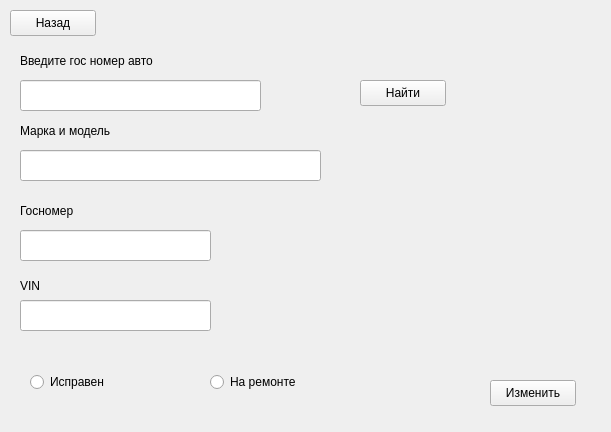
<?xml version="1.0" encoding="UTF-8"?>
<ui version="4.0">
 <class>edit_auto</class>
 <widget class="QWidget" name="edit_auto">
  <property name="geometry">
   <rect>
    <x>0</x>
    <y>0</y>
    <width>611</width>
    <height>432</height>
   </rect>
  </property>
  <property name="windowTitle">
   <string>Form</string>
  </property>
  <widget class="QPushButton" name="pushButton_back">
   <property name="geometry">
    <rect>
     <x>10</x>
     <y>10</y>
     <width>86</width>
     <height>26</height>
    </rect>
   </property>
   <property name="text">
    <string>Назад</string>
   </property>
  </widget>
  <widget class="QPushButton" name="pushButton_edit">
   <property name="geometry">
    <rect>
     <x>490</x>
     <y>380</y>
     <width>86</width>
     <height>26</height>
    </rect>
   </property>
   <property name="text">
    <string>Изменить</string>
   </property>
  </widget>
  <widget class="QLineEdit" name="lineEdit_poisk">
   <property name="geometry">
    <rect>
     <x>20</x>
     <y>80</y>
     <width>241</width>
     <height>31</height>
    </rect>
   </property>
  </widget>
  <widget class="QPushButton" name="pushButton_poisk">
   <property name="geometry">
    <rect>
     <x>360</x>
     <y>80</y>
     <width>86</width>
     <height>26</height>
    </rect>
   </property>
   <property name="text">
    <string>Найти</string>
   </property>
  </widget>
  <widget class="QLabel" name="label">
   <property name="geometry">
    <rect>
     <x>20</x>
     <y>50</y>
     <width>171</width>
     <height>21</height>
    </rect>
   </property>
   <property name="text">
    <string>Введите гос номер авто</string>
   </property>
  </widget>
  <widget class="QLineEdit" name="lineEdit">
   <property name="geometry">
    <rect>
     <x>20</x>
     <y>150</y>
     <width>301</width>
     <height>31</height>
    </rect>
   </property>
  </widget>
  <widget class="QLineEdit" name="lineEdit_gosnomer">
   <property name="geometry">
    <rect>
     <x>20</x>
     <y>230</y>
     <width>191</width>
     <height>31</height>
    </rect>
   </property>
  </widget>
  <widget class="QLineEdit" name="lineEdit_vin">
   <property name="geometry">
    <rect>
     <x>20</x>
     <y>300</y>
     <width>191</width>
     <height>31</height>
    </rect>
   </property>
  </widget>
  <widget class="QRadioButton" name="radioButton_ispraven">
   <property name="geometry">
    <rect>
     <x>30</x>
     <y>370</y>
     <width>109</width>
     <height>24</height>
    </rect>
   </property>
   <property name="text">
    <string>Исправен</string>
   </property>
  </widget>
  <widget class="QRadioButton" name="radioButton_remont">
   <property name="geometry">
    <rect>
     <x>210</x>
     <y>370</y>
     <width>109</width>
     <height>24</height>
    </rect>
   </property>
   <property name="text">
    <string>На ремонте</string>
   </property>
  </widget>
  <widget class="QLabel" name="label_marka_model">
   <property name="geometry">
    <rect>
     <x>20</x>
     <y>120</y>
     <width>171</width>
     <height>21</height>
    </rect>
   </property>
   <property name="text">
    <string>Марка и модель</string>
   </property>
  </widget>
  <widget class="QLabel" name="label_2">
   <property name="geometry">
    <rect>
     <x>20</x>
     <y>200</y>
     <width>161</width>
     <height>21</height>
    </rect>
   </property>
   <property name="text">
    <string>Госномер</string>
   </property>
  </widget>
  <widget class="QLabel" name="label_vin">
   <property name="geometry">
    <rect>
     <x>20</x>
     <y>270</y>
     <width>111</width>
     <height>31</height>
    </rect>
   </property>
   <property name="text">
    <string>VIN</string>
   </property>
  </widget>
 </widget>
 <resources/>
 <connections/>
</ui>
